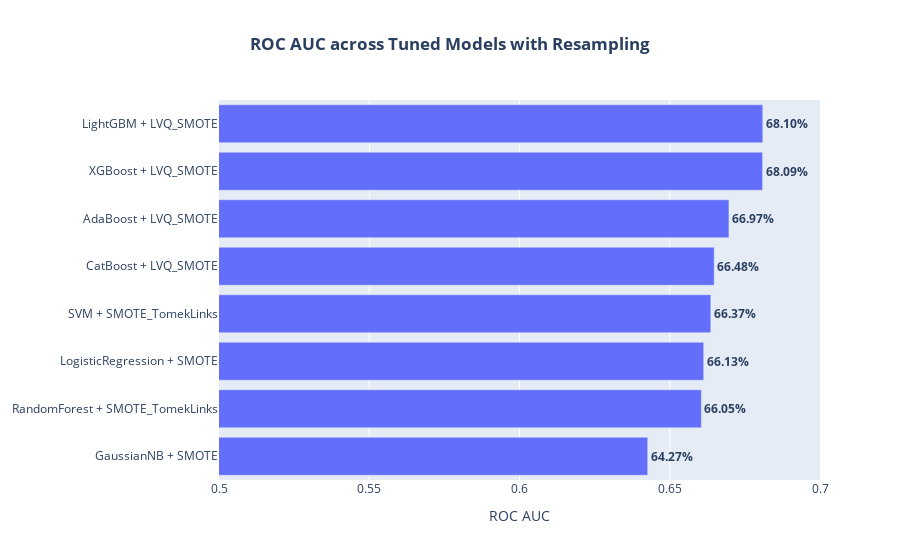

Notebook cell for this chart:
### Code cell
scores = pd.DataFrame.from_dict(results["tuned_resampled"], orient="index")
scores.index = list(
    map(lambda x: x + " + " + resampling_dict[x].__name__, scores.index)
)

fig = go.Figure(
    go.Bar(
        x=scores.roc_auc,
        y=scores.index,
        orientation="h",
        text=[f"<b>{i*100:.2f}%</b>" for i in scores.roc_auc],
        textposition="outside",
    )
)

fig.update_layout(
    title="<b>ROC AUC across Tuned Models with Resampling</b>",
    title_x=0.5,
    xaxis_title="ROC AUC",
    height=800,
    xaxis=dict(range=[0.5, 0.7]),
    hovermode="y unified",
    yaxis=dict(categoryorder="total ascending"),
)

### Figure 1 — Plotly figure (JSON) as saved in the notebook; plotly's stock layout.template omitted (floating-point values rounded to 4 significant figures)
{"data": [{"orientation": "h", "text": ["<b>66.13%</b>", "<b>66.05%</b>", "<b>66.37%</b>", "<b>68.09%</b>", "<b>68.10%</b>", "<b>66.48%</b>", "<b>64.27%</b>", "<b>66.97%</b>"], "textposition": "outside", "type": "bar", "x": [0.6613, 0.6605, 0.6637, 0.6809, 0.681, 0.6648, 0.6427, 0.6697], "y": ["LogisticRegression + SMOTE", "RandomForest + SMOTE_TomekLinks", "SVM + SMOTE_TomekLinks", "XGBoost + LVQ_SMOTE", "LightGBM + LVQ_SMOTE", "CatBoost + LVQ_SMOTE", "GaussianNB + SMOTE", "AdaBoost + LVQ_SMOTE"]}], "layout": {"autosize": true, "hovermode": "y unified", "title": {"text": "<b>ROC AUC across Tuned Models with Resampling</b>", "x": 0.5}, "xaxis": {"range": [0.5, 0.7], "title": {"text": "ROC AUC"}, "type": "linear"}, "yaxis": {"autorange": true, "categoryorder": "total ascending", "range": [-0.5, 7.5], "type": "category"}}}
